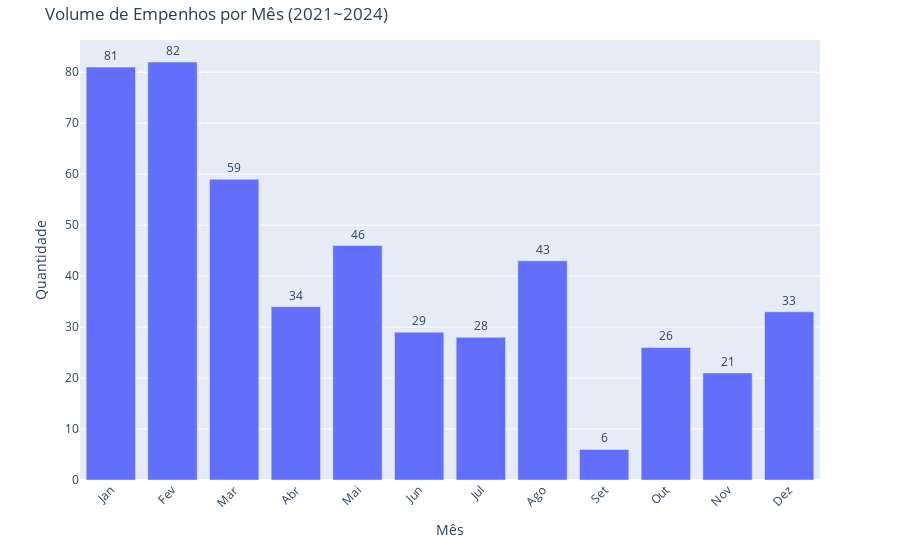

Notebook cell for this chart:
### Code cell
import pandas as pd
import plotly.express as px

# Sample DataFrame (replace with your real data)
# df = pd.read_csv('your_data.csv')  # Load your dataset if needed

# Ensure 'Data_datetime' column is in datetime format
df['Data_datetime'] = pd.to_datetime(df['Data_datetime'])

# Group by month and count the number of occurrences
monthly_counts = df['Data_datetime'].dt.month.value_counts().sort_index()

# Convert to a DataFrame for easy plotting
monthly_df = monthly_counts.reset_index()
monthly_df.columns = ['Month', 'Count']

# Mapeando os números dos meses para abreviações
month_names = ['Jan', 'Fev', 'Mar', 'Abr', 'Mai', 'Jun', 
               'Jul', 'Ago', 'Set', 'Out', 'Nov', 'Dez']
monthly_df['Month'] = monthly_df['Month'].apply(lambda x: month_names[x - 1])

# Criar o gráfico de barras com Plotly
fig = px.bar(
    monthly_df, 
    x='Month', 
    y='Count', 
    title=f'Volume de Empenhos por Mês ({min_year}~{max_year})', 
    labels={'Month': 'Mês', 'Count': 'Quantidade'},
    text='Count'  # Exibir os valores nas barras
)

# Ajustar layout para melhor legibilidade
fig.update_traces(
    textposition='outside',  # Move o texto para fora da barra
    cliponaxis=False  # Permite que o texto apareça mesmo em barras pequenas
)

# Adicionar margem no layout para acomodar os textos
fig.update_layout(
    xaxis_tickangle=-45,  # Inclina os rótulos do eixo X
    margin=dict(t=40, b=80)  # Ajusta as margens superior e inferior
)

# Display the chart
fig.show()

### Figure 1 — Plotly figure (JSON) as saved in the notebook; plotly's stock layout.template omitted (floating-point values rounded to 4 significant figures)
{"data": [{"alignmentgroup": "True", "cliponaxis": false, "hovertemplate": "Mês=%{x}<br>Quantidade=%{text}<extra></extra>", "legendgroup": "", "marker": {"color": "#636efa", "pattern": {"shape": ""}}, "name": "", "offsetgroup": "", "orientation": "v", "showlegend": false, "text": [81, 82, 59, 34, 46, 29, 28, 43, 6, 26, 21, 33], "textposition": "outside", "type": "bar", "x": ["Jan", "Fev", "Mar", "Abr", "Mai", "Jun", "Jul", "Ago", "Set", "Out", "Nov", "Dez"], "xaxis": "x", "y": [81, 82, 59, 34, 46, 29, 28, 43, 6, 26, 21, 33], "yaxis": "y"}], "layout": {"barmode": "relative", "legend": {"tracegroupgap": 0}, "margin": {"b": 80, "t": 40}, "title": {"text": "Volume de Empenhos por Mês (2021~2024)"}, "xaxis": {"anchor": "y", "domain": [0, 1], "tickangle": -45, "title": {"text": "Mês"}}, "yaxis": {"anchor": "x", "domain": [0, 1], "title": {"text": "Quantidade"}}}}
